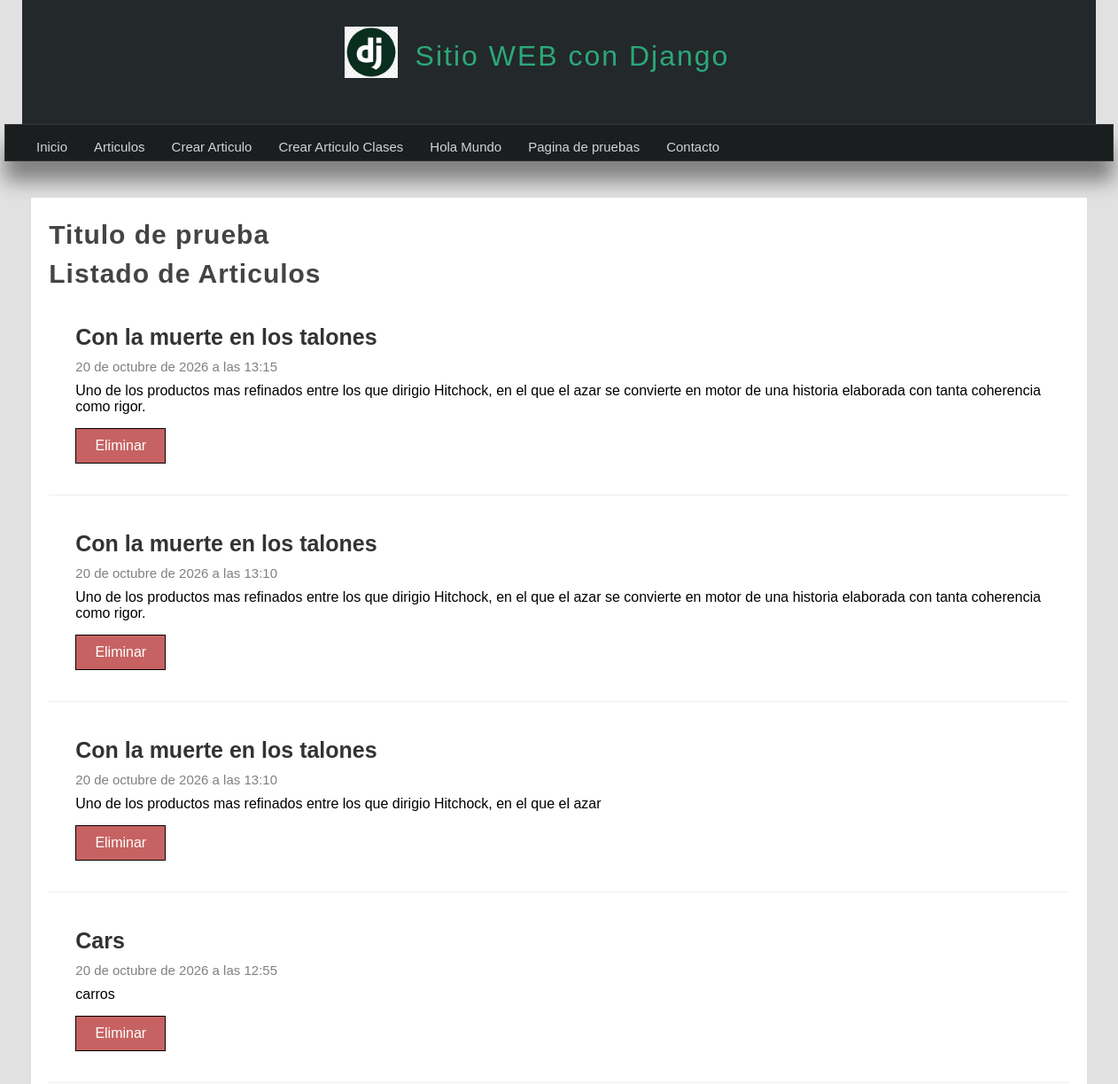
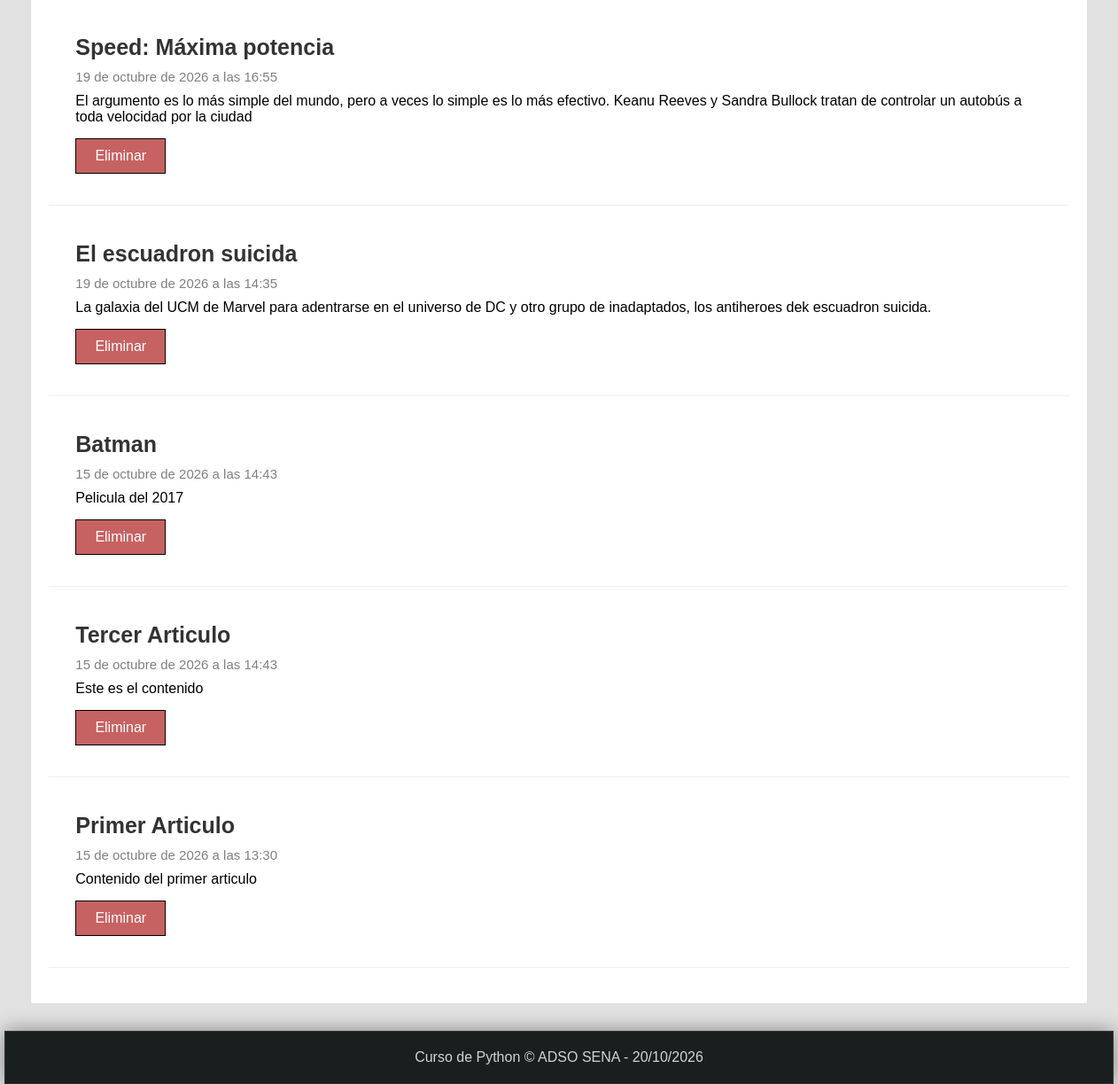
Page /articulos/ on the committed database (2 pictures, top to bottom).
### miapp/models.py (models this page shows, shortened)
class Article(models.Model):
    title = models.CharField(max_length=150, verbose_name="Titulo")
    content = models.TextField(verbose_name="Contenido")
    image = models.ImageField(default='null', verbose_name="Imagen", upload_to="articles")
    public = models.BooleanField(verbose_name="¿Publicado?")
    created_at = models.DateTimeField(auto_now_add=True, verbose_name="Creado")
    updated_at = models.DateTimeField(auto_now=True,verbose_name="Modificado")
    class Meta:
        verbose_name= "Articulo"
        verbose_name_plural = "Articulos"

### miapp/views.py (the view)
# urls.py: path('articulos/', views.articulos, name="articulos"),
def articulos(request): #Creacion de la vista articulos
    articulos = Article.objects.filter(public=True).order_by('-id') #En este caso no usamos el metodo get si no el metodo all()
    """
    articulos = Article.objects.all() # Trae todos los articulos de la base de datos

    #Consultas con condiciones filter para filtrar por un valor especifico
    articulos = Article.objects.filter(title__exact= "articulo") # Trae todos los articulos publicos de la base de datos

    articulos = Article.objects.filter(
                                title= "Articulo",
                                ).exclude(
                                    public=True
                                ) # Trae todos los articulos que contengan la palabra articulo en el titulo y que no sean publicos

    #Consultas con condiciones filter para filtrar por un valor especifico
    articulos = Article.objects.filter(title__contains = "Tiburon")

    #Realizar una consulta que muestre solo los que esten publicados y excluya bajo una condicion
    articulos = Article.onjects.filter (title = "Tiburon",).exclude(public = true)

    #Consulta ejecutando SQL
    articulos = Article.objects.raw("SELECT * FROM miapp_article WHERE title='Articulo' AND public=0") # Trae todos los articulos que contengan la palabra articulo en el titulo y que no sean publicos

    #Consulta utilizando el OR con ORM
    articulos = Article.objects.filter(
       Q(title__contains="Primer Articulo") | Q(title__contains="Batman")
    )
    """
    return render(request, 'articulos.html', { #pasamos el request y la template articulos.html y como tercer parametro
        'articulos': articulos  #Pasamos un diccionario con las variables que deseamos mostrar
    })

### miapp/templates/articulos.html (shortened to what this page needs)
{% extends 'layout.html' %}
{% block content %}
<h1 class="title">Listado de Articulos</h1>
        {% for articulo in articulos %}
            <article class="article-item">
                <div class="data">
                    <h2>{{articulo.title}}</h2>
                    <span class="date">{{articulo.created_at}}</span>
                    <p>
                        {{articulo.content}}
                        <a href="{% url 'borrar_articulo' id=articulo.id %}" class="btn btn-delete">Eliminar</a>
                    </p>
                </div>
            </article>
        {% endfor %}
{% endblock %}

### miapp/static/css/styles.css (style rules this page uses)
* { margin: 0px; padding: 0px; font-family: Arial, Helvetica, sans-serif; text-decoration: none; }
p, h2, h3, ul { margin-top: 5px; margin-bottom: 5px; }
body { background-color: #E1E1E1; }
.title { color: #444; letter-spacing: 1px; font-size: 30px; margin-bottom: 10px; margin-top: 5px; }
.article-item { margin-bottom: 20px; margin-top: 20px; padding: 15px; border-bottom: 1px solid #eee; clear: both; }
.article-item .data { float: left; padding: 15px; padding-top: 0px; }
.article-item h2 { display: block; font-size: 25px; color: #333333; margin-bottom: 10px; }
.article-item span.date { display: block; font-size: 15px; color: gray; margin-bottom: 10px; }
.btn { padding: 10px; background: rgb(199, 98, 98); color: white; border: 1px solid black; display: block; margin-top: 15px; width: 80px; text-align: center; }

### rows in the picture
Article: title "Con la muerte en los talones", created_at "20 de octubre de 2026 a las 13:15", content "Uno de los productos mas refinados entre los que dirigio Hitchock, en el que el azar se convierte en motor de una historia elaborada con tanta coherencia como rigor."
Article: title "Con la muerte en los talones", created_at "20 de octubre de 2026 a las 13:10", content "Uno de los productos mas refinados entre los que dirigio Hitchock, en el que el azar se convierte en motor de una historia elaborada con tanta coherencia como rigor."
Article: title "Con la muerte en los talones", created_at "20 de octubre de 2026 a las 13:10", content "Uno de los productos mas refinados entre los que dirigio Hitchock, en el que el azar"
Article: title "Cars", created_at "20 de octubre de 2026 a las 12:55", content "carros"
Article: title "Speed: Máxima potencia", created_at "19 de octubre de 2026 a las 16:55", content "El argumento es lo más simple del mundo, pero a veces lo simple es lo más efectivo. Keanu Reeves y Sandra Bullock tratan de controlar un autobús a toda velocidad por la ciudad"
Article: title "El escuadron suicida", created_at "19 de octubre de 2026 a las 14:35", content "La galaxia del UCM de Marvel para adentrarse en el universo de DC y otro grupo de inadaptados, los antiheroes dek escuadron suicida."
Article: title "Batman", created_at "15 de octubre de 2026 a las 14:43", content "Pelicula del 2017"
Article: title "Tercer Articulo", created_at "15 de octubre de 2026 a las 14:43", content "Este es el contenido"
Article: title "Primer Articulo", created_at "15 de octubre de 2026 a las 13:30", content "Contenido del primer articulo"
